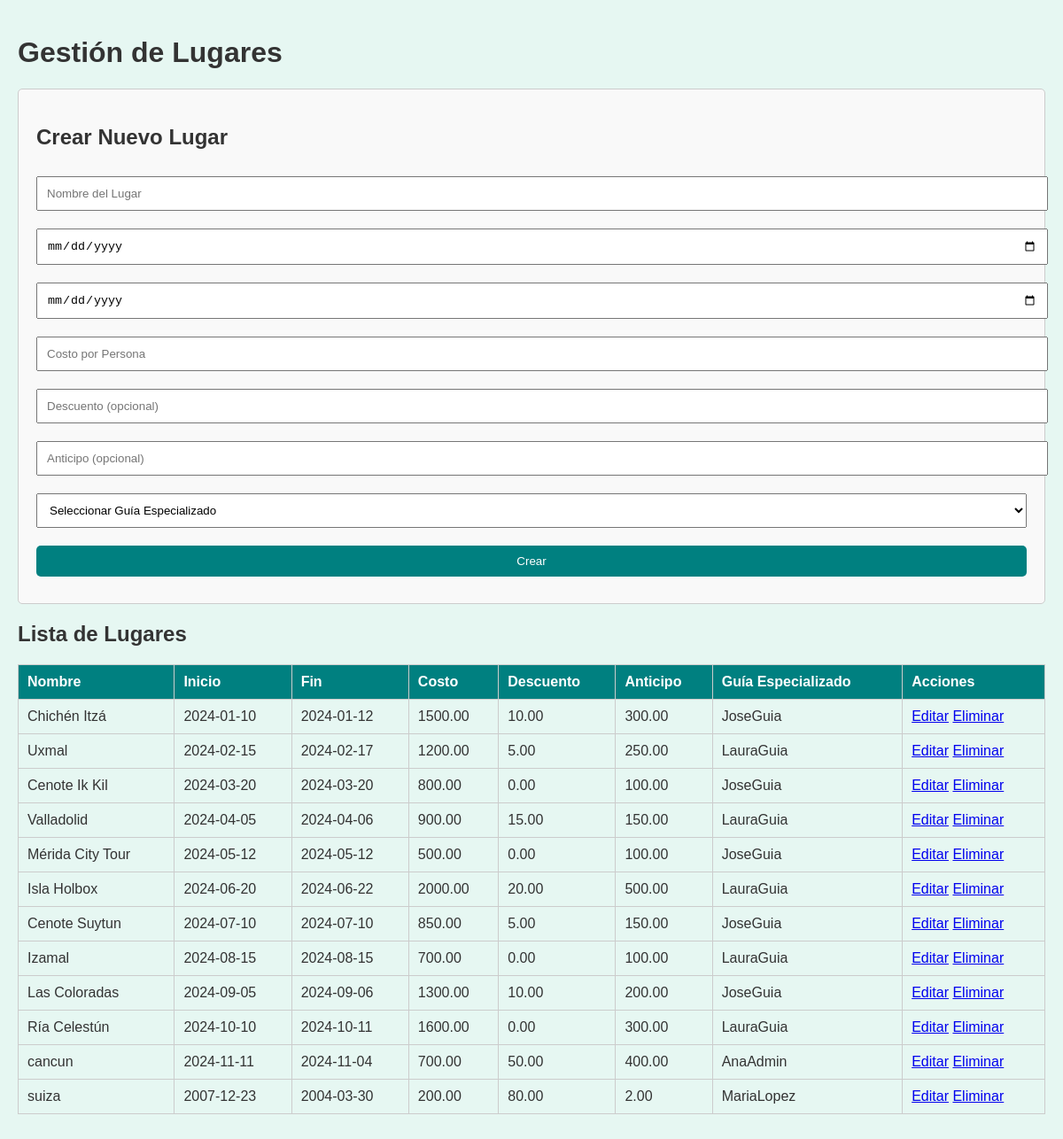
Screenshot of /mostrar_lugares.php with the database file from the repository.
### tables this page shows
CREATE TABLE `lugares` (
  `id` int NOT NULL,
  `nombre_lugar` varchar(100) NOT NULL,
  `fecha_inicio` date NOT NULL,
  `fecha_fin` date NOT NULL,
  `costo_por_persona` decimal(10,2) NOT NULL,
  `descuento` decimal(5,2) DEFAULT '0.00',
  `anticipo` decimal(10,2) DEFAULT NULL,
  `guia_especializado` int DEFAULT NULL
);

CREATE TABLE `clientes` (
  `id` int NOT NULL,
  `rol` enum('admin','usuario','guia') NOT NULL,
  `nombre_usuario` varchar(50) NOT NULL,
  `correo` varchar(100) NOT NULL,
  `contrasena` varchar(255) NOT NULL
);

### mostrar_lugares.php (the view, shortened to what this page needs)
<?php
include 'conexion.php';
$result = $conn->query("SELECT l.*, c.nombre_usuario AS guia_nombre
                        FROM lugares l
                        LEFT JOIN clientes c ON l.guia_especializado = c.id");
?>
<!DOCTYPE html>
<html lang="es">
<head>
</head>
<body>
<h1>Gestión de Lugares</h1>
<div class="form-container">
    <h2>Crear Nuevo Lugar</h2>
    <form method="POST" action="">
        <input type="text" name="nombre_lugar" placeholder="Nombre del Lugar" required>
        <input type="date" name="fecha_inicio" required>
        <input type="date" name="fecha_fin" required>
        <input type="number" step="0.01" name="costo_por_persona" placeholder="Costo por Persona" required>
        <input type="number" step="0.01" name="descuento" placeholder="Descuento (opcional)">
        <input type="number" step="0.01" name="anticipo" placeholder="Anticipo (opcional)">
        <select name="guia_especializado">
            <option value="">Seleccionar Guía Especializado</option>
        </select>
        <button type="submit" name="create">Crear</button>
    </form>
</div>
<h2>Lista de Lugares</h2>
<table>
    <tr>
        <th>Nombre</th>
        <th>Inicio</th>
        <th>Fin</th>
        <th>Costo</th>
        <th>Descuento</th>
        <th>Anticipo</th>
        <th>Guía Especializado</th>
        <th>Acciones</th>
    </tr>
    <?php while ($row = $result->fetch_assoc()): ?>
    <tr>
        <td><?php echo $row['nombre_lugar']; ?></td>
        <td><?php echo $row['fecha_inicio']; ?></td>
        <td><?php echo $row['fecha_fin']; ?></td>
        <td><?php echo $row['costo_por_persona']; ?></td>
        <td><?php echo $row['descuento'] ?: "N/A"; ?></td>
        <td><?php echo $row['anticipo'] ?: "N/A"; ?></td>
        <td><?php echo $row['guia_nombre'] ?: "Sin Asignar"; ?></td>
        <td>
            <a href="?edit=<?php echo $row['id']; ?>">Editar</a>
            <a href="?delete=<?php echo $row['id']; ?>" onclick="return confirm('¿Seguro que deseas eliminar este lugar?');">Eliminar</a>
        </td>
    </tr>
    <?php endwhile; ?>
</table>
</body>
</html>

### mostrar_lugares.php (style rules this page uses)
body { font-family: Arial, sans-serif; background-color: #e6f7f2; color: #333; margin: 0; padding: 20px; }
table { width: 100%; border-collapse: collapse; margin-bottom: 20px; }
table, th, td { border: 1px solid #ccc; }
th, td { padding: 10px; text-align: left; }
th { background-color: #008080; color: white; }
button { background-color: #008080; color: white; border: none; padding: 10px 15px; cursor: pointer; border-radius: 5px; }
.form-container { background-color: #f9f9f9; padding: 20px; border: 1px solid #ccc; border-radius: 5px; margin-bottom: 20px; }
.form-container input, .form-container select, .form-container button { width: 100%; margin: 10px 0; padding: 10px; }

### rows the page displays
lugares: nombre_lugar "Chichén Itzá", fecha_inicio "2024-01-10", fecha_fin "2024-01-12", costo_por_persona "1500.00", descuento "10.00", anticipo "300.00", guia_especializado.nombre_usuario "JoseGuia"
lugares: nombre_lugar "Uxmal", fecha_inicio "2024-02-15", fecha_fin "2024-02-17", costo_por_persona "1200.00", descuento "5.00", anticipo "250.00", guia_especializado.nombre_usuario "LauraGuia"
lugares: nombre_lugar "Cenote Ik Kil", fecha_inicio "2024-03-20", fecha_fin "2024-03-20", costo_por_persona "800.00", descuento "0.00", anticipo "100.00", guia_especializado.nombre_usuario "JoseGuia"
lugares: nombre_lugar "Valladolid", fecha_inicio "2024-04-05", fecha_fin "2024-04-06", costo_por_persona "900.00", descuento "15.00", anticipo "150.00", guia_especializado.nombre_usuario "LauraGuia"
lugares: nombre_lugar "Mérida City Tour", fecha_inicio "2024-05-12", fecha_fin "2024-05-12", costo_por_persona "500.00", descuento "0.00", anticipo "100.00", guia_especializado.nombre_usuario "JoseGuia"
lugares: nombre_lugar "Isla Holbox", fecha_inicio "2024-06-20", fecha_fin "2024-06-22", costo_por_persona "2000.00", descuento "20.00", anticipo "500.00", guia_especializado.nombre_usuario "LauraGuia"
lugares: nombre_lugar "Cenote Suytun", fecha_inicio "2024-07-10", fecha_fin "2024-07-10", costo_por_persona "850.00", descuento "5.00", anticipo "150.00", guia_especializado.nombre_usuario "JoseGuia"
lugares: nombre_lugar "Izamal", fecha_inicio "2024-08-15", fecha_fin "2024-08-15", costo_por_persona "700.00", descuento "0.00", anticipo "100.00", guia_especializado.nombre_usuario "LauraGuia"
lugares: nombre_lugar "Las Coloradas", fecha_inicio "2024-09-05", fecha_fin "2024-09-06", costo_por_persona "1300.00", descuento "10.00", anticipo "200.00", guia_especializado.nombre_usuario "JoseGuia"
lugares: nombre_lugar "Ría Celestún", fecha_inicio "2024-10-10", fecha_fin "2024-10-11", costo_por_persona "1600.00", descuento "0.00", anticipo "300.00", guia_especializado.nombre_usuario "LauraGuia"
lugares: nombre_lugar "cancun", fecha_inicio "2024-11-11", fecha_fin "2024-11-04", costo_por_persona "700.00", descuento "50.00", anticipo "400.00", guia_especializado.nombre_usuario "AnaAdmin"
lugares: nombre_lugar "suiza", fecha_inicio "2007-12-23", fecha_fin "2004-03-30", costo_por_persona "200.00", descuento "80.00", anticipo "2.00", guia_especializado.nombre_usuario "MariaLopez"
